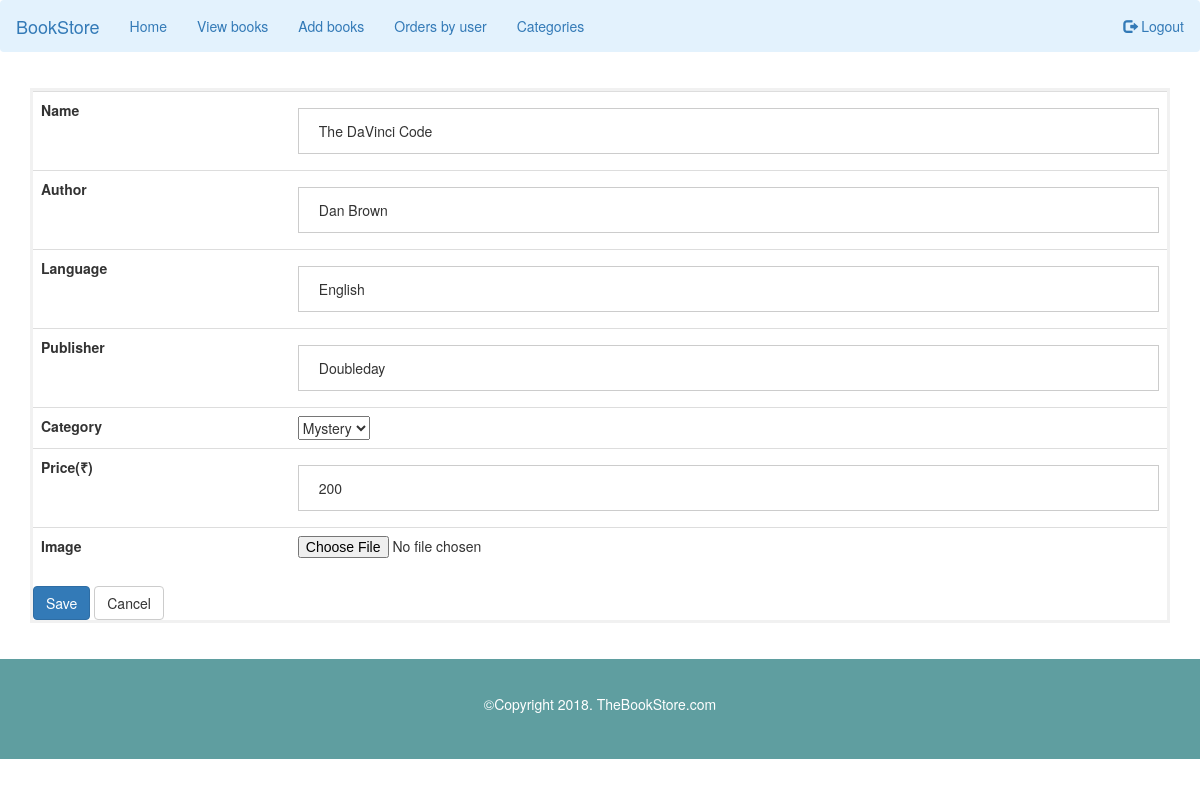
The app's page /edit_book.php?bid=11 (signed in) with its own data.
### tables this page shows
CREATE TABLE `books` (
  `book_id` int(11) NOT NULL,
  `book_name` varchar(255) NOT NULL,
  `book_author` varchar(255) NOT NULL,
  `book_language` varchar(255) NOT NULL,
  `book_publisher` varchar(255) NOT NULL,
  `book_category` varchar(255) NOT NULL,
  `book_price` int(11) NOT NULL,
  `book_img` varchar(255) NOT NULL
);

### edit_book.php (the view, shortened to what this page needs)
<?php
	if (isset($_SESSION['user_id'])) {
		include 'nav_admin.php';
	} else{
		header("Location: index.php");
		}
	$book_id = $_GET['bid'];
	require('db.php');
	$sql="SELECT * FROM books WHERE book_id={$book_id}";
	$result = $conn->query($sql);
	while($row  =$result->fetch_assoc()) {
		$name     =$row["book_name"];
		$author   =$row["book_author"];
		$language =$row["book_language"];
		$publisher=$row["book_publisher"];
		$category =$row["book_category"];
		$price		=$row["book_price"];
		$image    =$row["book_img"];
	}
	$sql1 = "SELECT * FROM categories";
	$result1 = $conn->query($sql1);
	$var_holding_img = "<img src=http://localhost/onlinebookstore/book_img/$image height=75px width=50px/>";
?>
<div class="container">
<form method="post" action="" enctype="multipart/form-data">
<table class="table">
	<tr>
		<th>Name</th>
		<td><input type="text" value="<?php echo $name?>" name="Ename" required></td>
	</tr>
	<tr>
		<th>Author</th>
		<td><input type="text" value="<?php echo $author?>" name="Eauthor" required></td>
	</tr>
	<tr>
		<th>Language</th>
		<td><input type="text" value="<?php echo $language?>" name="Elanguage" required></td>
	</tr>
	<tr>
		<th>Publisher</th>
		<td><input type="text" value="<?php echo $publisher?>" name="Epublisher" required></td>
	</tr>
	<tr>
	<th>Category</th>
	<td>
	<select name="category">
		<?php while($row = $result1->fetch_assoc()) {
			if ($row['book_category'] == $category) {
		?>
			<option value="<?php print($row['book_category']) ?>" selected="selected"><?php print($row['book_category'])?></option>
		<?php
			}
			else { ?>
				<option value="<?php print($row['book_category']) ?>" ><?php print($row['book_category'])?></option>
			<?php }
		}?>
	</select>
	</td>
</tr>
	<tr>
		<th>Price(&#8377)</th>
		<td><input type="text" value= "<?php echo $price;?>" name="Eprice" required></td>
	</tr>
	<tr>
		<th>Image</th>
		<td><input type="file" value=" <?php echo $var_holding_img;?>" name="imagefile" required></td>
	</tr>
</table>
		<input type="submit" name="add" value="Save" class="btn btn-primary">
		<input type="reset" value="Cancel" onclick="history.back()" class="btn btn-default">
	</form>
	<br/>
</div>
<?php include 'footer.php';?>

### resources/styles.css (style rules this page uses)
body { font-family: Arial, Helvetica, sans-serif; }
form { border: 3px solid #f1f1f1; }
input[type=text], input[type=password] { width: 100%; padding: 12px 20px; margin: 8px 0; display: inline-block; border: 1px solid #ccc; box-sizing: border-box; }
.container { padding: 16px; }

### records on screen
books: Ename "The DaVinci Code", Eauthor "Dan Brown", Elanguage "English", Epublisher "Doubleday", Eprice "200"

### other values on screen
form field category "Mystery"
